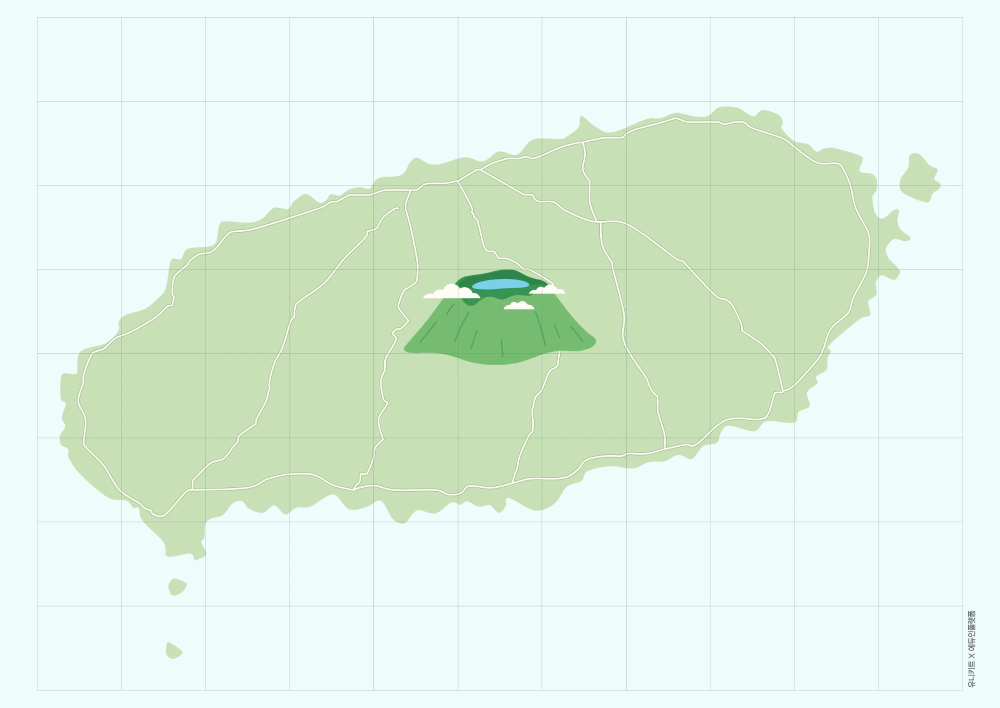
#> input picture jejutour/jeju-map.png, 2000 x 1415 px (shown at 1/2 size)
$ python make_backdrop.py
#> lines starting #> are read from the running program, lines starting #| are printed output that depends on the picture
# -*- coding: utf-8 -*-
"""
핑퐁 스크래치 저장용 무대 배경(backdrop.js) 만들기
- 학생 화면을 파일로 바로 열면(file://) 브라우저가 지도 그림 복사를 막아서
  이 파일에 담아 둔 배경을 대신 써요.
- 지도 그림(jeju-map.png)을 바꾸면 한 번 다시 실행하세요:  python tools/make_backdrop.py
"""
import base64, io
from pathlib import Path
from PIL import Image

HERE = Path(__file__).resolve().parent.parent
src = Image.open(HERE / 'jeju-map.png').convert('RGB')
#> src is the input picture: PIL image 2000x1415 RGB; mean R, G, B 223, 241.3, 226.8
W, H = 960, 720                                   # 스크래치 무대 480×360 의 2배
bg = Image.new('RGB', (W, H), (214, 238, 248))
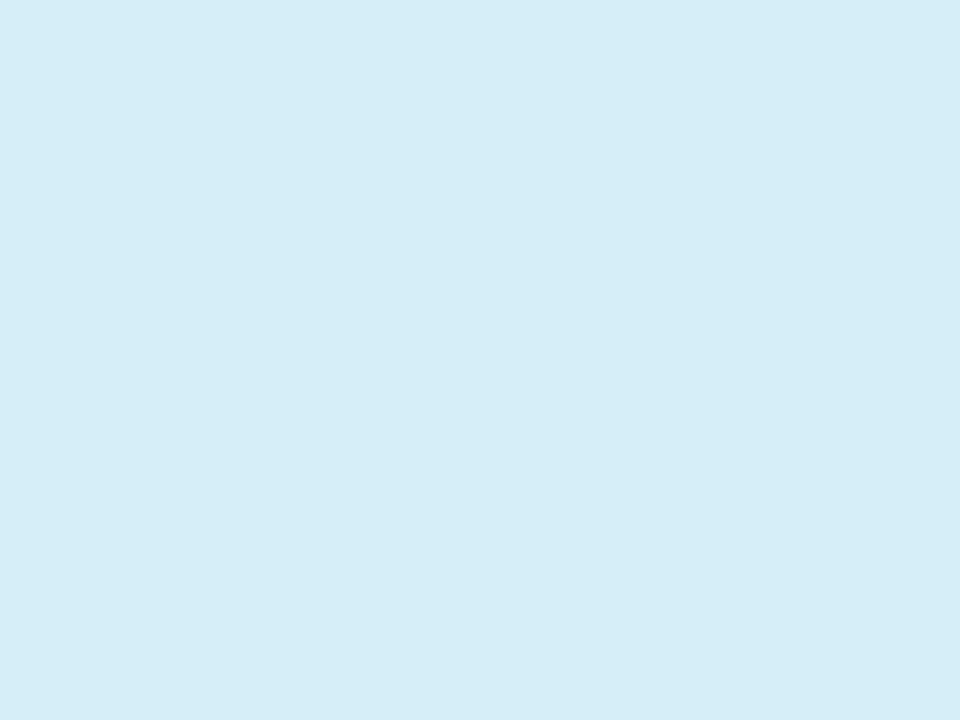
#> bg: PIL image 960x720 RGB; mean R, G, B 214, 238, 248
k = min(W / src.width, H / src.height)                      # 무대에 꼭 맞게 (가로가 길면 가로에 맞춤)
#> k = 0.48
w, h = round(src.width * k), round(src.height * k)
#> w = 960; h = 679
bg.paste(src.resize((w, h), Image.LANCZOS), ((W - w) // 2, (H - h) // 2))
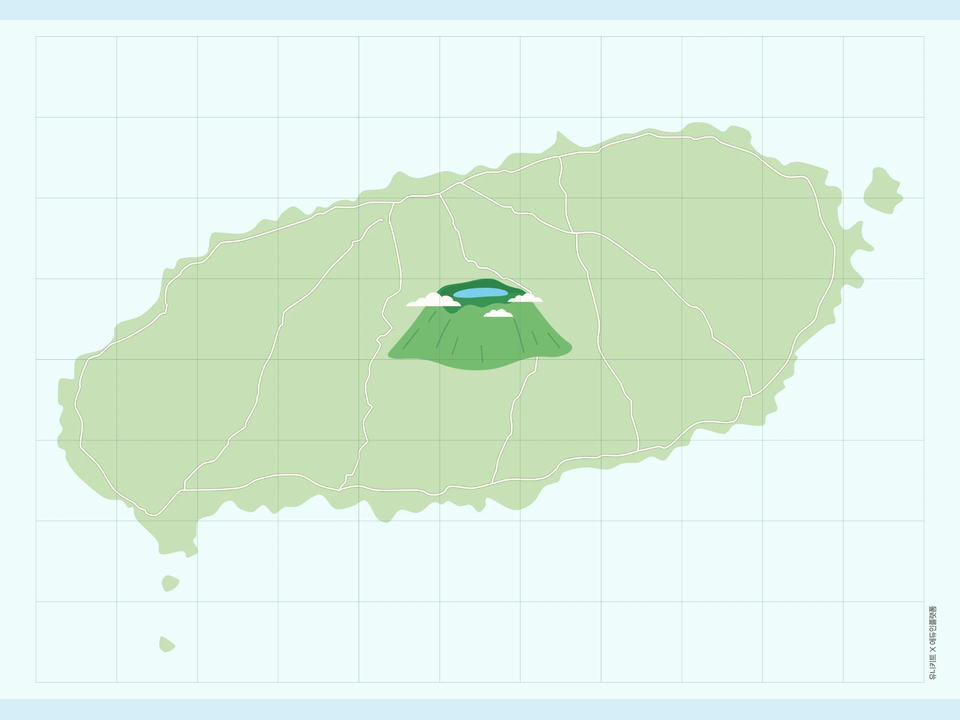
#> bg: PIL image 960x720 RGB; mean R, G, B 222.5, 241.1, 228
buf = io.BytesIO(); bg.save(buf, 'JPEG', quality=86, optimize=True)
b64 = base64.b64encode(buf.getvalue()).decode()
(HERE / 'backdrop.js').write_text(
    '/* 핑퐁 스크래치 저장용 무대 배경 (tools/make_backdrop.py 로 만듦) */\n'
    f"var BACKDROP_JPG = '{b64}';\n", encoding='utf8')
print('backdrop.js', len(b64) // 1024, 'KB')
